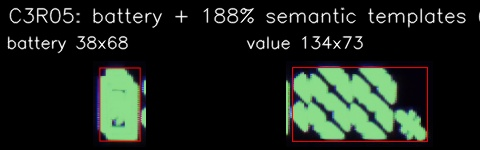
#> input picture models/brightness_panel/Video_20260610100027363/battery_188_semantic_parts_C3R05.jpg, 480 x 150 px
$ python run_display_pipeline.py --video ../models/brightness_panel/Video_20260610100027363/battery_188_semantic_parts_C3R05.jpg
#> lines starting #> are read from the running program, lines starting #| are printed output that depends on the picture; after the words box and inside, x2 and y2 are one past the last pixel; in counts of white or black regions, pixels touching at a corner belong together
#> in main, frame is the input picture: shape (150, 480, 3); mean B, G, R 27.6, 35.5, 27.7
### scripts/display_panel_core.py
"""
display_panel_core — 数码管/显示条状态机检测核心算法

功能：
  — 显示条 ROI 检测（在暗背景中找亮区域）
  — 透视矫正到标准尺寸
  — 区域采样（数码管段位、图标、状态点）
  — 多帧融合消除频闪
  — 结构化状态相似度
  — 状态机推进（复用 running_led_core 概念但适用于结构化状态）
"""
from __future__ import annotations
import json, math
from dataclasses import dataclass, field, asdict
from pathlib import Path
from typing import Any
import cv2, numpy as np


# ─── 类型定义 ─────────────────────────────────────

@dataclass
class PanelRegion:
    """检测区域：显示条上的一个组件"""
    name: str
    type: str  # "seven_segment_digit", "icon", "dot", "text"
    x: int; y: int; w: int; h: int  # 在标准矫正图中的坐标

@dataclass
class PanelLayout:
    """显示条布局配置"""
    panel_width: int = 640
    panel_height: int = 160
    regions: list[PanelRegion] = field(default_factory=list)

    # [15 lines left out: functions from_json, to_json, not called in this run]

@dataclass
class DisplayState:
    """一帧解码出的结构化状态"""
    frame_index: int = 0
    time_sec: float = 0.0
    # key: region_name, value: on/off (bool) 或 digit 值
    values: dict[str, Any] = field(default_factory=dict)
    # 置信度评分
    confidence: float = 0.0

@dataclass
class FusedDisplayState:
    """多帧融合后的稳定状态"""
    values: dict[str, Any] = field(default_factory=dict)
    fused_frames: int = 0
    confidence: float = 0.0

@dataclass
class KeyDisplayState:
    """学习到的关键状态"""
    id: str
    index: int
    values: dict[str, Any]
    median_hold_frames: int = 5

@dataclass
class KeyDisplayModel:
    """关键状态模型"""
    version: int = 1
    source_video: str = ""
    panel_layout: PanelLayout | None = None
    states: list[KeyDisplayState] = field(default_factory=list)
    sequence: list[str] = field(default_factory=list)

    # [7 lines left out: function to_dict, not called in this run]

@dataclass
class DisplayEvent:
    frame_index: int; time_sec: float; type: str
    expected_state: str = ""; matched_state: str = ""
    message: str = ""

@dataclass
class DisplayRoi:
    """显示条 ROI：同时保存轴对齐外接框和四角点。"""
    x: int
    y: int
    w: int
    h: int
    points: list[list[float]]
    component_count: int = 0
    bright_span: float = 0.0
    confidence: float = 0.0


# ─── 显示条 ROI 检测 ─────────────────────────────

def find_display_roi(frame: np.ndarray) -> DisplayRoi | None:
    """在暗背景中找亮色显示条 ROI

    策略：高亮组件分组 → 合并同一条显示屏上的组件 → 外扩包含黑色边框。

    不能取最大连通域。数码管刷新/过曝时，最大连通域通常只是某一段
    亮线，会把整条显示屏裁成一小块。
    """
    h, w = frame.shape[:2]
    gray = cv2.cvtColor(frame, cv2.COLOR_BGR2GRAY)
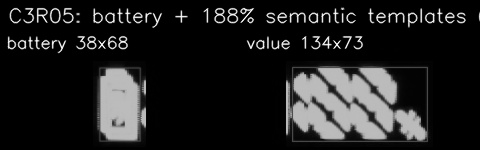
#> gray: shape (150, 480); min 0, max 255, mean 32.2

    # 多阈值寻找高亮区域
    for th in [210, 180, 150]:
        bright = (gray > th).astype(np.uint8) * 255
        bright = cv2.morphologyEx(bright, cv2.MORPH_OPEN, np.ones((3, 3), np.uint8))

        cnts, _ = cv2.findContours(bright, cv2.RETR_EXTERNAL, cv2.CHAIN_APPROX_SIMPLE)
        if not cnts:
            continue

        boxes: list[tuple[int, int, int, int, float]] = []
        for c in cnts:
            area = cv2.contourArea(c)
            if area < 3:
                continue
            x, y, bw, bh = cv2.boundingRect(c)
            if bw < 2 or bh < 2:
                continue
            # 过滤明显不是显示内容的大面积反光/背景块。
            if bw > w * 0.70 or bh > h * 0.45:
                continue
            boxes.append((x, y, bw, bh, area))

        if len(boxes) < 2:
            continue

        best: tuple[float, int, int, int, int, list[tuple[int, int, int, int, float]]] | None = None
        band_h = max(90, int(h * 0.18))
        centers_y = [y + bh / 2 for _, y, _, bh, _ in boxes]

        for seed_y in centers_y:
            group = [
                b for b in boxes
                if abs((b[1] + b[3] / 2) - seed_y) <= band_h
            ]
            if len(group) < 2:
                continue

            x1 = min(b[0] for b in group)
            y1 = min(b[1] for b in group)
            x2 = max(b[0] + b[2] for b in group)
            y2 = max(b[1] + b[3] for b in group)
            bw = x2 - x1
            bh = y2 - y1
            if bw <= 0 or bh <= 0:
                continue

            aspect = bw / max(bh, 1)
            if aspect < 2.0 or bw < w * 0.12:
                continue

            bright_area = sum(b[4] for b in group)
            score = bright_area * min(aspect, 8.0) * (bw / w)
            if best is None or score > best[0]:
                best = (score, x1, y1, x2, y2, group)

        if best is None:
            continue

        _, x1, y1, x2, y2, group = best
        bw = x2 - x1
        bh = y2 - y1

        # 高亮内容只是显示条内部元素，必须向外扩到黑色面板边界。
        # 纵向不能过度外扩，否则透视输出会把灯压扁。
        pad_x = int(bw * 0.14)
        pad_y = max(int(bh * 0.45), int(bw * 0.04))
        x1 = max(0, x1 - pad_x)
        y1 = max(0, y1 - pad_y)
        x2 = min(w, x2 + pad_x)
        y2 = min(h, y2 + pad_y)

        roi_w = x2 - x1
        roi_h = y2 - y1
        if roi_w / max(roi_h, 1) > 1.7:
            points = _estimate_display_quad(frame, group, (x1, y1, x2, y2))
            confidence = min(1.0, (len(group) / 12.0) * ((bw / w) / 0.25))
            return DisplayRoi(
                x=x1, y=y1, w=roi_w, h=roi_h, points=points,
                component_count=len(group), bright_span=float(bw),
                confidence=float(confidence),
            )
#> this loop made 2 passes
#> centers_y on pass 2: [117.5, 125, 121, 106.5, 85.5, 99.5]
#> pass 1, in find_display_roi, `bright = (gray > th).astype(np.uint8) * 255`:
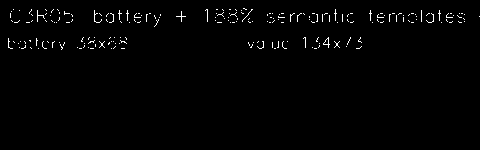
#> bright: shape (150, 480); 1.3% white in thin lines or dots, all inside (x1, y1, x2, y2) = (8, 8, 480, 50)
#> (the rest of the program and of its run is left out)
